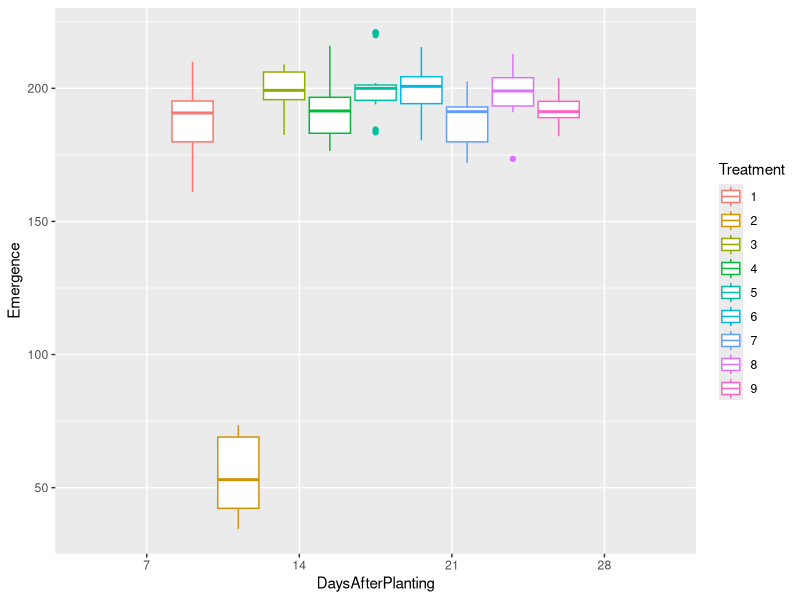
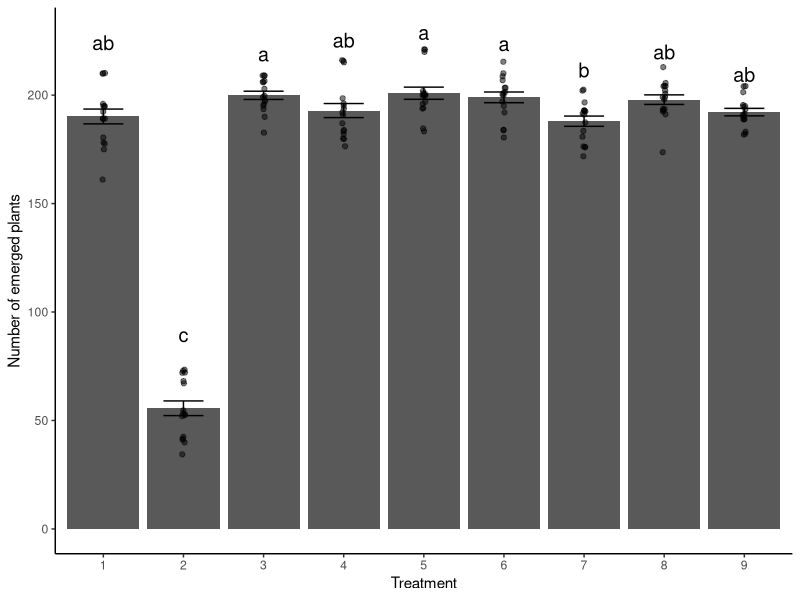

Reproduce these figures in R, in order.
## ---- chunk 1
#Answer 1
plant_emerge <- read.csv("PlantEmergence(1).csv", na.strings= "na")

str(plant_emerge) #check structure

#Load Libraries:
library(tidyverse)
library(lme4)
library(emmeans)
library(multcomp)
library(multcompView)

#Turn Treatment, DaysAfterPlanting, and Rep from int. to factors. Use as.factor func.
plant_emerge$Treatment <- as.factor(plant_emerge$Treatment)
plant_emerge$DaysAfterPlanting <- as.factor(plant_emerge$DaysAfterPlanting)
plant_emerge$Rep <- as.factor(plant_emerge$Rep)

## ---- chunk 2
#Answer 2
#Can help to visualize data first
ggplot(plant_emerge, aes(x= DaysAfterPlanting, y= Emergence, color= Treatment, group= Treatment))+
  geom_boxplot()

#Linear Model no interaction
lmTreatTime_inter <- lm(Emergence~ Treatment + DaysAfterPlanting + 
                          Treatment:DaysAfterPlanting, data = plant_emerge)
summary(lmTreatTime_inter) #gives betas, std. error etc., and p-value for each variable including interactions

## ---- chunk 3
anova(lmTreatTime_inter) #simplifies but no betas. Interaction term not significant 
#(p=1).

## ---- chunk 4
#Answer 3: 
lmTreatTime <- lm(Emergence~ Treatment + DaysAfterPlanting, data = plant_emerge)
summary(lmTreatTime)

anova(lmTreatTime)

## ---- chunk 5
#Answer 4
lsmeans_treat <- emmeans(lmTreatTime, ~Treatment)
lsmeans_treat

Tukey.lsmeans_treat <- cld(lsmeans_treat, alpha = 0.05, reversed = TRUE, details = TRUE,
                           Letters = letters) # contrast with Tukey ajustment by default

Tukey.lsmeans_treat #provides comparisons between all treatments.
## ---- chunk 6
#use the provided function
plot_cldbars_onefactor <- function(lm_model, factor) {
  data <- lm_model$model
  variables <- colnames(lm_model$model)
  dependent_var <- variables[1]
  independent_var <- variables[2:length(variables)]

  lsmeans <- emmeans(lm_model, as.formula(paste("~", factor))) # estimate lsmeans 
  Results_lsmeans <- cld(lsmeans, alpha = 0.05, reversed = TRUE, details = TRUE, Letters = letters) # contrast with Tukey adjustment by default.

  # Extracting the letters for the bars
  sig.diff.letters <- data.frame(Results_lsmeans$emmeans[,1], 
                                 str_trim(Results_lsmeans$emmeans[,7]))
  colnames(sig.diff.letters) <- c(factor, "Letters")
  
  # for plotting with letters from significance test
  ave_stand2 <- lm_model$model %>%
    group_by(!!sym(factor)) %>%
    dplyr::summarize(
      ave.emerge = mean(.data[[dependent_var]], na.rm = TRUE),
      se = sd(.data[[dependent_var]]) / sqrt(n())
    ) %>%
    left_join(sig.diff.letters, by = factor) %>%
    mutate(letter_position = ave.emerge + 10 * se)
  
  plot <- ggplot(data, aes(x = !! sym(factor), y = !! sym(dependent_var))) + 
    stat_summary(fun = mean, geom = "bar") +
    stat_summary(fun.data = mean_se, geom = "errorbar", width = 0.5) +
    ylab("Number of emerged plants") + 
    geom_jitter(width = 0.02, alpha = 0.5) +
    geom_text(data = ave_stand2, aes(label = Letters, y = letter_position), size = 5) +
    xlab(as.character(factor)) +
    theme_classic()
  
  return(plot)
}

#Generate Plot
plot_cldbars_onefactor(lmTreatTime, "Treatment")
